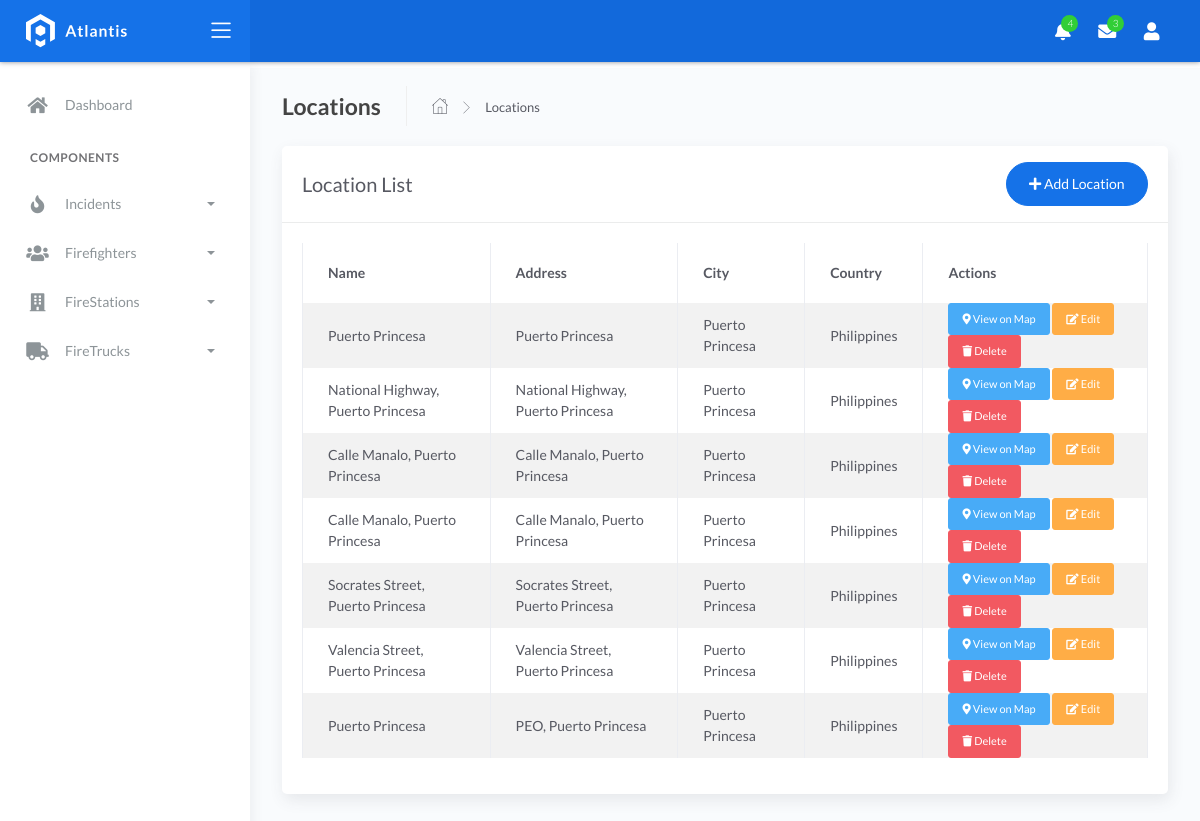
/locations/, run on an earlier commit of the app's database.
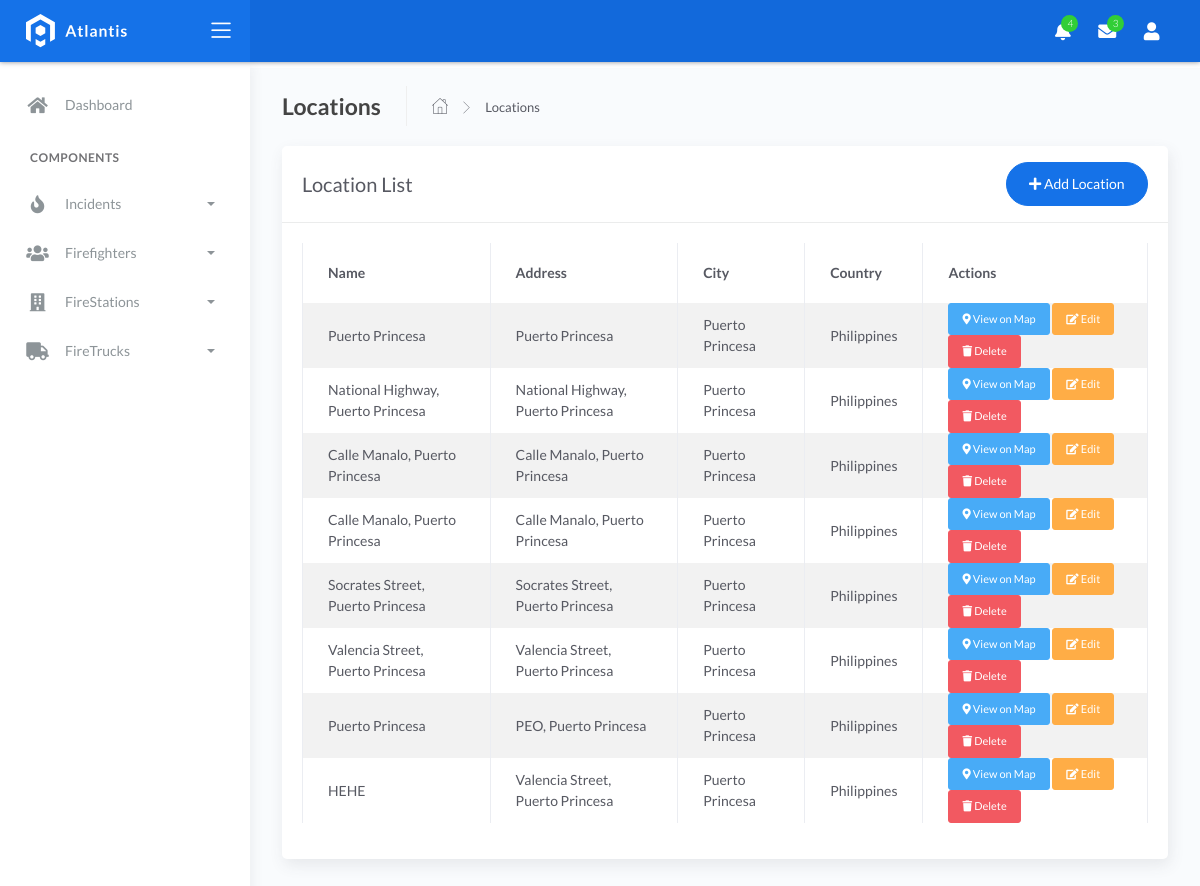
And on a later commit of the database.
### fire/models.py (models this page shows, shortened)
class BaseModel(models.Model):
    created_at = models.DateTimeField(auto_now_add=True, db_index=True)
    updated_at = models.DateTimeField(auto_now=True)
    class Meta:
        abstract = True

class Locations(BaseModel):
    name = models.CharField(max_length=150)
    latitude = models.DecimalField(
        max_digits=22,
        decimal_places=16,
        null=True,
        blank=True,
        help_text="Latitude coordinate of the location"
    )
    longitude = models.DecimalField(
        max_digits=22,
        decimal_places=16,
        null=True,
        blank=True,
        help_text="Longitude coordinate of the location"
    )
    address = models.CharField(
        max_length=500,  # Increased to accommodate full addresses
        blank=True,
        help_text="Full address from geocoding"
    )
    city = models.CharField(
        max_length=150,
        blank=True,
        help_text="City name"
    )
    country = models.CharField(
        max_length=150,
        blank=True,
        help_text="Country name"
    )

### fire/views.py (the view)
# urls.py: path('locations/', LocationListView.as_view(), name='location-list'),
class LocationListView(ListView):
    model = Locations
    template_name = 'location_list.html'
    context_object_name = 'locations'

### templates/location_list.html
{% extends 'base.html' %}
{% load static %}
{% block content %}
<div class="page-inner">
  <div class="page-header">
    <h4 class="page-title">Locations</h4>
    <ul class="breadcrumbs">
      <li class="nav-home">
        <a href="{% url 'home' %}">
          <i class="flaticon-home"></i>
        </a>
      </li>
      <li class="separator">
        <i class="flaticon-right-arrow"></i>
      </li>
      <li class="nav-item">
        <a href="#">Locations</a>
      </li>
    </ul>
  </div>
  <div class="row">
    <div class="col-md-12">
      <div class="card">
        <div class="card-header">
          <div class="d-flex align-items-center">
            <h4 class="card-title">Location List</h4>
            <a href="{% url 'location-create' %}" class="btn btn-primary btn-round ml-auto">
              <i class="fa fa-plus"></i>
              Add Location
            </a>
          </div>
        </div>
        <div class="card-body">
          <div class="table-responsive">
            <table class="table table-striped table-bordered">
              <thead>
                <tr>
                  <th>Name</th>
                  <th>Address</th>
                  <th>City</th>
                  <th>Country</th>
                  <th>Actions</th>
                </tr>
              </thead>
              <tbody>
                {% for location in locations %}
                <tr>
                  <td>{{ location.name }}</td>
                  <td>{{ location.address }}</td>
                  <td>{{ location.city }}</td>
                  <td>{{ location.country }}</td>
                  <td>
                    <a href="{% url 'map_station' %}?lat={{ location.latitude }}&lng={{ location.longitude }}" class="btn btn-info btn-sm" title="View on Map">
                      <i class="fas fa-map-marker-alt"></i> View on Map
                    </a>
                    <a href="{% url 'location-update' location.id %}" class="btn btn-warning btn-sm" title="Edit Location">
                      <i class="fa fa-edit"></i> Edit
                    </a>
                    <a href="{% url 'location-delete' location.id %}" class="btn btn-danger btn-sm" title="Delete Location">
                      <i class="fa fa-trash"></i> Delete
                    </a>
                  </td>
                </tr>
                {% endfor %}
              </tbody>
            </table>
          </div>
        </div>
      </div>
    </div>
  </div>
</div>
{% endblock %}

What changed in the data, as far as the page shows it:
added Locations: name "HEHE", address "Valencia Street, Puerto Princesa", city "Puerto Princesa", country "Philippines"
